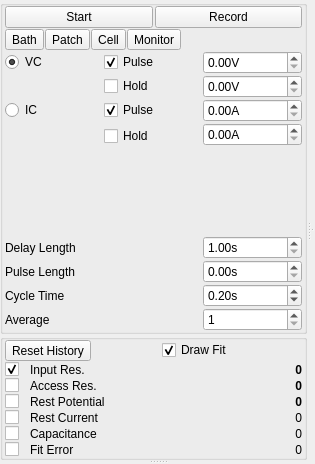
<?xml version="1.0" encoding="UTF-8"?>
<ui version="4.0">
 <class>Form</class>
 <widget class="QWidget" name="Form">
  <property name="geometry">
   <rect>
    <x>0</x>
    <y>0</y>
    <width>315</width>
    <height>464</height>
   </rect>
  </property>
  <property name="windowTitle">
   <string>Patch</string>
  </property>
  <layout class="QVBoxLayout" name="verticalLayout_2">
   <property name="spacing">
    <number>0</number>
   </property>
   <property name="leftMargin">
    <number>0</number>
   </property>
   <property name="topMargin">
    <number>0</number>
   </property>
   <property name="rightMargin">
    <number>0</number>
   </property>
   <property name="bottomMargin">
    <number>0</number>
   </property>
   <item>
    <widget class="QSplitter" name="splitter_3">
     <property name="orientation">
      <enum>Qt::Vertical</enum>
     </property>
     <widget class="QSplitter" name="splitter_2">
      <property name="orientation">
       <enum>Qt::Horizontal</enum>
      </property>
      <widget class="QWidget" name="layoutWidget">
       <layout class="QVBoxLayout" name="verticalLayout">
        <property name="spacing">
         <number>0</number>
        </property>
        <item>
         <widget class="QGroupBox" name="groupBox_2">
          <property name="sizePolicy">
           <sizepolicy hsizetype="Preferred" vsizetype="Preferred">
            <horstretch>0</horstretch>
            <verstretch>0</verstretch>
           </sizepolicy>
          </property>
          <property name="title">
           <string/>
          </property>
          <layout class="QGridLayout" name="gridLayout_2">
           <property name="leftMargin">
            <number>2</number>
           </property>
           <property name="topMargin">
            <number>0</number>
           </property>
           <property name="rightMargin">
            <number>2</number>
           </property>
           <property name="bottomMargin">
            <number>0</number>
           </property>
           <property name="horizontalSpacing">
            <number>0</number>
           </property>
           <property name="verticalSpacing">
            <number>1</number>
           </property>
           <item row="2" column="1">
            <widget class="QCheckBox" name="vcPulseCheck">
             <property name="text">
              <string>Pulse</string>
             </property>
             <property name="checked">
              <bool>true</bool>
             </property>
            </widget>
           </item>
           <item row="3" column="1">
            <widget class="QCheckBox" name="vcHoldCheck">
             <property name="text">
              <string>Hold</string>
             </property>
            </widget>
           </item>
           <item row="4" column="1">
            <widget class="QCheckBox" name="icPulseCheck">
             <property name="text">
              <string>Pulse</string>
             </property>
             <property name="checked">
              <bool>true</bool>
             </property>
            </widget>
           </item>
           <item row="6" column="1">
            <widget class="QCheckBox" name="icHoldCheck">
             <property name="text">
              <string>Hold</string>
             </property>
            </widget>
           </item>
           <item row="7" column="1">
            <spacer name="verticalSpacer">
             <property name="orientation">
              <enum>Qt::Vertical</enum>
             </property>
             <property name="sizeHint" stdset="0">
              <size>
               <width>20</width>
               <height>40</height>
              </size>
             </property>
            </spacer>
           </item>
           <item row="10" column="0" colspan="2">
            <widget class="QLabel" name="label">
             <property name="text">
              <string>Cycle Time</string>
             </property>
            </widget>
           </item>
           <item row="9" column="0" colspan="2">
            <widget class="QLabel" name="label_3">
             <property name="text">
              <string>Pulse Length</string>
             </property>
            </widget>
           </item>
           <item row="8" column="0" colspan="2">
            <widget class="QLabel" name="label_4">
             <property name="text">
              <string>Delay Length</string>
             </property>
            </widget>
           </item>
           <item row="4" column="0">
            <widget class="QRadioButton" name="icModeRadio">
             <property name="text">
              <string>IC</string>
             </property>
            </widget>
           </item>
           <item row="2" column="0">
            <widget class="QRadioButton" name="vcModeRadio">
             <property name="text">
              <string>VC</string>
             </property>
             <property name="checked">
              <bool>true</bool>
             </property>
            </widget>
           </item>
           <item row="0" column="0" colspan="3">
            <layout class="QHBoxLayout" name="horizontalLayout">
             <property name="spacing">
              <number>2</number>
             </property>
             <item>
              <widget class="QPushButton" name="startBtn">
               <property name="text">
                <string>Start</string>
               </property>
               <property name="checkable">
                <bool>true</bool>
               </property>
              </widget>
             </item>
             <item>
              <widget class="QPushButton" name="recordBtn">
               <property name="text">
                <string>Record</string>
               </property>
               <property name="checkable">
                <bool>true</bool>
               </property>
              </widget>
             </item>
            </layout>
           </item>
           <item row="4" column="2">
            <widget class="SpinBox" name="icPulseSpin">
             <property name="suffix">
              <string>A</string>
             </property>
            </widget>
           </item>
           <item row="9" column="2">
            <widget class="SpinBox" name="pulseTimeSpin">
             <property name="suffix">
              <string>s</string>
             </property>
             <property name="singleStep">
              <double>1.000000000000000</double>
             </property>
            </widget>
           </item>
           <item row="8" column="2">
            <widget class="SpinBox" name="delayTimeSpin">
             <property name="suffix">
              <string>s</string>
             </property>
             <property name="minimum">
              <double>1.000000000000000</double>
             </property>
             <property name="maximum">
              <double>10000.000000000000000</double>
             </property>
             <property name="singleStep">
              <double>1.000000000000000</double>
             </property>
            </widget>
           </item>
           <item row="2" column="2">
            <widget class="SpinBox" name="vcPulseSpin">
             <property name="suffix">
              <string>V</string>
             </property>
            </widget>
           </item>
           <item row="5" column="2" rowspan="2">
            <widget class="SpinBox" name="icHoldSpin">
             <property name="suffix">
              <string>A</string>
             </property>
            </widget>
           </item>
           <item row="10" column="2">
            <widget class="SpinBox" name="cycleTimeSpin">
             <property name="sizePolicy">
              <sizepolicy hsizetype="Minimum" vsizetype="Preferred">
               <horstretch>0</horstretch>
               <verstretch>0</verstretch>
              </sizepolicy>
             </property>
             <property name="suffix">
              <string>s</string>
             </property>
             <property name="singleStep">
              <double>1.000000000000000</double>
             </property>
             <property name="value">
              <double>0.200000000000000</double>
             </property>
            </widget>
           </item>
           <item row="3" column="2">
            <widget class="SpinBox" name="vcHoldSpin">
             <property name="suffix">
              <string>V</string>
             </property>
            </widget>
           </item>
           <item row="1" column="0" colspan="3">
            <layout class="QHBoxLayout" name="horizontalLayout_2">
             <property name="spacing">
              <number>1</number>
             </property>
             <property name="leftMargin">
              <number>0</number>
             </property>
             <item>
              <widget class="QToolButton" name="bathModeBtn">
               <property name="text">
                <string>Bath</string>
               </property>
              </widget>
             </item>
             <item>
              <widget class="QToolButton" name="patchModeBtn">
               <property name="text">
                <string>Patch</string>
               </property>
              </widget>
             </item>
             <item>
              <widget class="QToolButton" name="cellModeBtn">
               <property name="text">
                <string>Cell</string>
               </property>
              </widget>
             </item>
             <item>
              <widget class="QToolButton" name="monitorModeBtn">
               <property name="text">
                <string>Monitor</string>
               </property>
              </widget>
             </item>
             <item>
              <spacer name="horizontalSpacer">
               <property name="orientation">
                <enum>Qt::Horizontal</enum>
               </property>
               <property name="sizeHint" stdset="0">
                <size>
                 <width>40</width>
                 <height>20</height>
                </size>
               </property>
              </spacer>
             </item>
            </layout>
           </item>
           <item row="11" column="0">
            <widget class="QLabel" name="label_2">
             <property name="text">
              <string>Average</string>
             </property>
            </widget>
           </item>
           <item row="11" column="2">
            <widget class="QSpinBox" name="averageSpin">
             <property name="sizePolicy">
              <sizepolicy hsizetype="Minimum" vsizetype="Preferred">
               <horstretch>0</horstretch>
               <verstretch>0</verstretch>
              </sizepolicy>
             </property>
             <property name="minimum">
              <number>1</number>
             </property>
             <property name="maximum">
              <number>100</number>
             </property>
             <property name="value">
              <number>1</number>
             </property>
            </widget>
           </item>
          </layout>
         </widget>
        </item>
        <item>
         <widget class="QGroupBox" name="groupBox">
          <property name="sizePolicy">
           <sizepolicy hsizetype="Preferred" vsizetype="Preferred">
            <horstretch>0</horstretch>
            <verstretch>0</verstretch>
           </sizepolicy>
          </property>
          <property name="title">
           <string/>
          </property>
          <layout class="QGridLayout" name="gridLayout">
           <property name="leftMargin">
            <number>2</number>
           </property>
           <property name="topMargin">
            <number>0</number>
           </property>
           <property name="rightMargin">
            <number>2</number>
           </property>
           <property name="bottomMargin">
            <number>0</number>
           </property>
           <property name="horizontalSpacing">
            <number>5</number>
           </property>
           <property name="verticalSpacing">
            <number>1</number>
           </property>
           <item row="3" column="0">
            <widget class="QCheckBox" name="restingPotentialCheck">
             <property name="text">
              <string/>
             </property>
            </widget>
           </item>
           <item row="3" column="2">
            <widget class="QLabel" name="restingPotentialLabel">
             <property name="minimumSize">
              <size>
               <width>140</width>
               <height>0</height>
              </size>
             </property>
             <property name="font">
              <font>
               <weight>75</weight>
               <bold>true</bold>
              </font>
             </property>
             <property name="text">
              <string>0</string>
             </property>
             <property name="alignment">
              <set>Qt::AlignRight|Qt::AlignTrailing|Qt::AlignVCenter</set>
             </property>
            </widget>
           </item>
           <item row="4" column="0">
            <widget class="QCheckBox" name="restingCurrentCheck">
             <property name="text">
              <string/>
             </property>
            </widget>
           </item>
           <item row="6" column="0">
            <widget class="QCheckBox" name="fitErrorCheck">
             <property name="text">
              <string/>
             </property>
            </widget>
           </item>
           <item row="6" column="2">
            <widget class="QLabel" name="fitErrorLabel">
             <property name="font">
              <font>
               <weight>50</weight>
               <bold>false</bold>
              </font>
             </property>
             <property name="text">
              <string>0</string>
             </property>
             <property name="alignment">
              <set>Qt::AlignRight|Qt::AlignTrailing|Qt::AlignVCenter</set>
             </property>
            </widget>
           </item>
           <item row="0" column="2">
            <widget class="QCheckBox" name="drawFitCheck">
             <property name="text">
              <string>Draw Fit</string>
             </property>
             <property name="checked">
              <bool>true</bool>
             </property>
            </widget>
           </item>
           <item row="2" column="2">
            <widget class="QLabel" name="accessResistanceLabel">
             <property name="font">
              <font>
               <weight>75</weight>
               <bold>true</bold>
              </font>
             </property>
             <property name="text">
              <string>0</string>
             </property>
             <property name="alignment">
              <set>Qt::AlignRight|Qt::AlignTrailing|Qt::AlignVCenter</set>
             </property>
            </widget>
           </item>
           <item row="1" column="2">
            <widget class="QLabel" name="inputResistanceLabel">
             <property name="font">
              <font>
               <weight>75</weight>
               <bold>true</bold>
              </font>
             </property>
             <property name="text">
              <string>0</string>
             </property>
             <property name="alignment">
              <set>Qt::AlignRight|Qt::AlignTrailing|Qt::AlignVCenter</set>
             </property>
            </widget>
           </item>
           <item row="2" column="0">
            <widget class="QCheckBox" name="accessResistanceCheck">
             <property name="text">
              <string/>
             </property>
            </widget>
           </item>
           <item row="4" column="2">
            <widget class="QLabel" name="restingCurrentLabel">
             <property name="minimumSize">
              <size>
               <width>120</width>
               <height>0</height>
              </size>
             </property>
             <property name="font">
              <font>
               <weight>50</weight>
               <bold>false</bold>
              </font>
             </property>
             <property name="text">
              <string>0</string>
             </property>
             <property name="alignment">
              <set>Qt::AlignRight|Qt::AlignTrailing|Qt::AlignVCenter</set>
             </property>
            </widget>
           </item>
           <item row="1" column="0">
            <widget class="QCheckBox" name="inputResistanceCheck">
             <property name="maximumSize">
              <size>
               <width>20</width>
               <height>16777215</height>
              </size>
             </property>
             <property name="text">
              <string/>
             </property>
             <property name="checked">
              <bool>true</bool>
             </property>
            </widget>
           </item>
           <item row="5" column="0">
            <widget class="QCheckBox" name="capacitanceCheck">
             <property name="text">
              <string/>
             </property>
            </widget>
           </item>
           <item row="5" column="2">
            <widget class="QLabel" name="capacitanceLabel">
             <property name="font">
              <font>
               <weight>50</weight>
               <bold>false</bold>
              </font>
             </property>
             <property name="text">
              <string>0</string>
             </property>
             <property name="alignment">
              <set>Qt::AlignRight|Qt::AlignTrailing|Qt::AlignVCenter</set>
             </property>
            </widget>
           </item>
           <item row="1" column="1">
            <widget class="QLabel" name="label_5">
             <property name="text">
              <string>Input Res.</string>
             </property>
            </widget>
           </item>
           <item row="0" column="0" colspan="2">
            <widget class="QToolButton" name="resetBtn">
             <property name="text">
              <string>Reset History</string>
             </property>
            </widget>
           </item>
           <item row="2" column="1">
            <widget class="QLabel" name="label_6">
             <property name="text">
              <string>Access Res.</string>
             </property>
            </widget>
           </item>
           <item row="3" column="1">
            <widget class="QLabel" name="label_7">
             <property name="text">
              <string>Rest Potential</string>
             </property>
            </widget>
           </item>
           <item row="4" column="1">
            <widget class="QLabel" name="label_8">
             <property name="text">
              <string>Rest Current</string>
             </property>
            </widget>
           </item>
           <item row="5" column="1">
            <widget class="QLabel" name="label_9">
             <property name="text">
              <string>Capacitance</string>
             </property>
            </widget>
           </item>
           <item row="6" column="1">
            <widget class="QLabel" name="label_10">
             <property name="text">
              <string>Fit Error</string>
             </property>
            </widget>
           </item>
          </layout>
         </widget>
        </item>
       </layout>
      </widget>
      <widget class="QSplitter" name="splitter">
       <property name="orientation">
        <enum>Qt::Vertical</enum>
       </property>
       <widget class="PlotWidget" name="patchPlot" native="true">
        <property name="sizePolicy">
         <sizepolicy hsizetype="Expanding" vsizetype="Preferred">
          <horstretch>0</horstretch>
          <verstretch>0</verstretch>
         </sizepolicy>
        </property>
       </widget>
       <widget class="PlotWidget" name="commandPlot" native="true">
        <property name="sizePolicy">
         <sizepolicy hsizetype="Expanding" vsizetype="Preferred">
          <horstretch>0</horstretch>
          <verstretch>0</verstretch>
         </sizepolicy>
        </property>
       </widget>
      </widget>
     </widget>
     <widget class="QWidget" name="layoutWidget">
      <layout class="QVBoxLayout" name="plotLayout">
       <property name="spacing">
        <number>0</number>
       </property>
      </layout>
     </widget>
    </widget>
   </item>
  </layout>
 </widget>
 <customwidgets>
  <customwidget>
   <class>SpinBox</class>
   <extends>QDoubleSpinBox</extends>
   <header>pyqtgraph</header>
  </customwidget>
  <customwidget>
   <class>PlotWidget</class>
   <extends>QWidget</extends>
   <header>pyqtgraph</header>
   <container>1</container>
  </customwidget>
 </customwidgets>
 <resources/>
 <connections/>
</ui>
